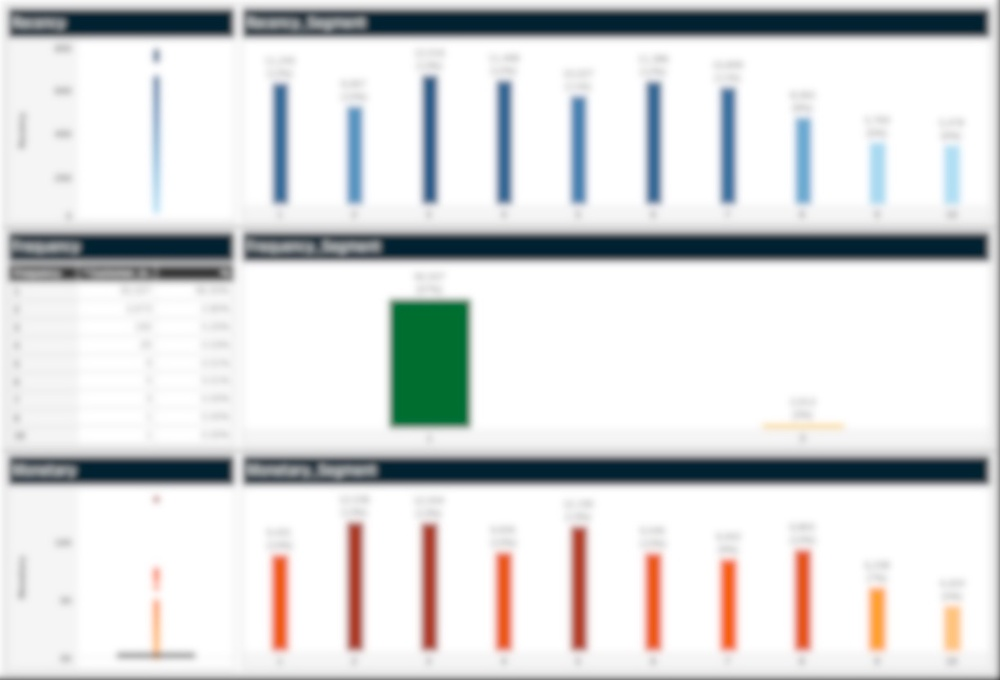
#> input picture images/RFM.jpg, 1000 x 680 px, shrunk from 1224 x 832 before the run
$ python trim_whitespace.py ../images/RFM.jpg out.png
#> lines starting #> are read from the running program, lines starting #| are printed output that depends on the picture; after the words box and inside, x2 and y2 are one past the last pixel; in counts of white or black regions, pixels touching at a corner belong together
#> in main, im is the input picture: PIL image 1000x680 RGB; mean R, G, B 215.7, 217.4, 218
#!/usr/bin/env python3
"""
Trim uniform light borders (e.g. slide export with extra white on right/bottom).

Requires: pip install Pillow (use a venv: python3 -m venv .venv && source .venv/bin/activate)

Example:
  python scripts/trim_whitespace.py in.png out.png
  python scripts/trim_whitespace.py in.png out.png --fuzz 25
"""
from __future__ import annotations

import argparse
import sys
from pathlib import Path

try:
    from PIL import Image, ImageChops
except ImportError:
    print("Install Pillow: python3 -m venv .venv && . .venv/bin/activate && pip install Pillow", file=sys.stderr)
    sys.exit(1)


def trim_uniform_border(im: Image.Image, fuzz: int = 18) -> tuple[Image.Image, tuple[int, int, int, int] | None]:
#> called with fuzz = 18
    im = im.convert("RGB")
    w, h = im.size
#> w = 1000; h = 680
    corners = [
        im.getpixel((0, 0)),
        im.getpixel((w - 1, 0)),
        im.getpixel((0, h - 1)),
        im.getpixel((w - 1, h - 1)),
    ]
#> corners = [(254, 254, 254), (160, 160, 160), (141, 141, 141), (86, 86, 86)]
    border_color = tuple(int(round(sum(c[i] for c in corners) / len(corners))) for i in range(3))
#> border_color = (160, 160, 160)
    bg = Image.new("RGB", im.size, border_color)
#> bg: PIL image 1000x680 RGB; every value is 160
    diff = ImageChops.difference(im, bg)
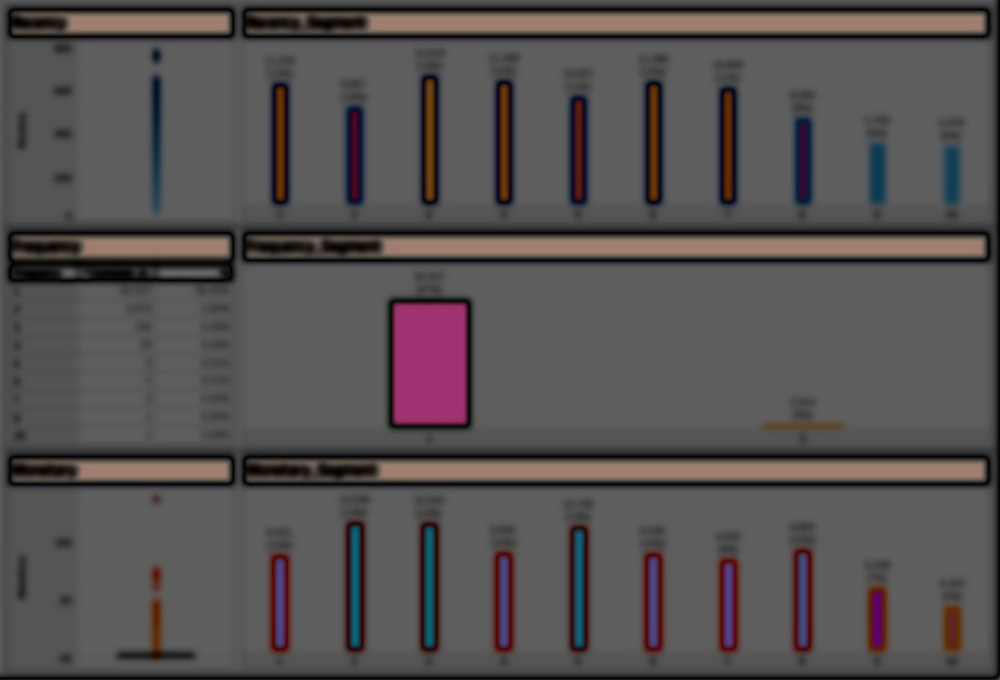
#> diff: PIL image 1000x680 RGB; mean R, G, B 86.1, 81.5, 81.8
    r, g, b = diff.split()
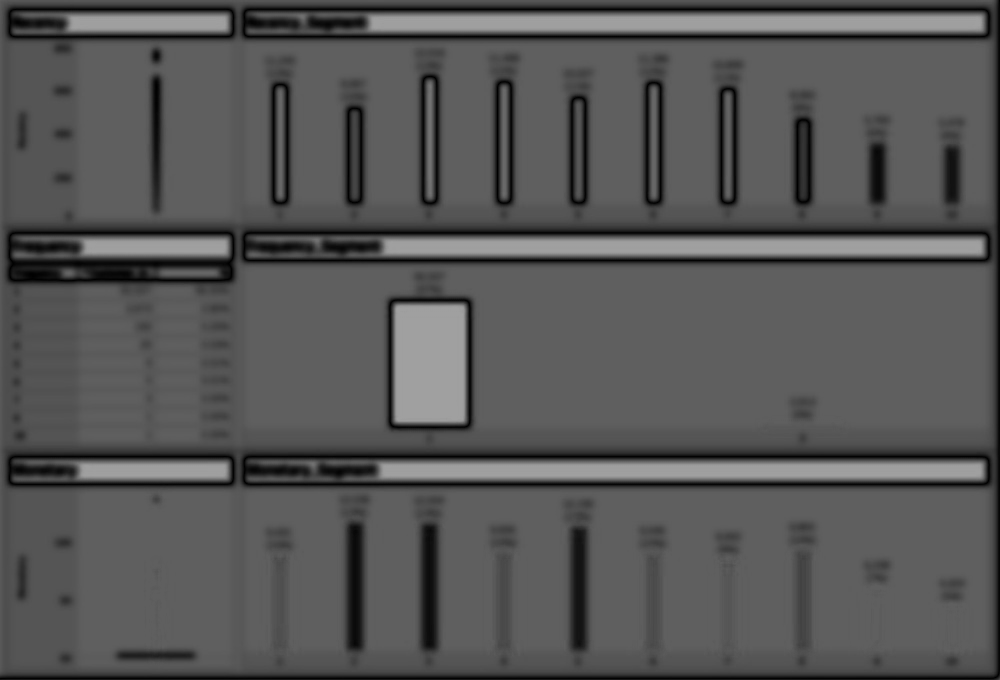
#> r: PIL image 1000x680 L; min 0, max 160, mean 86.1
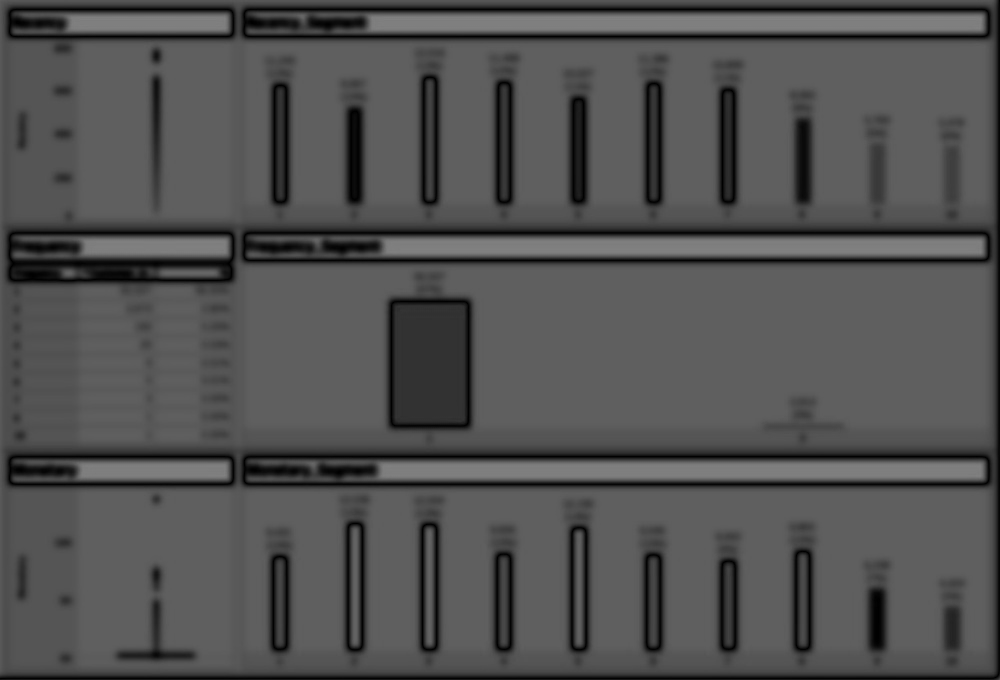
#> g: PIL image 1000x680 L; min 0, max 129, mean 81.5
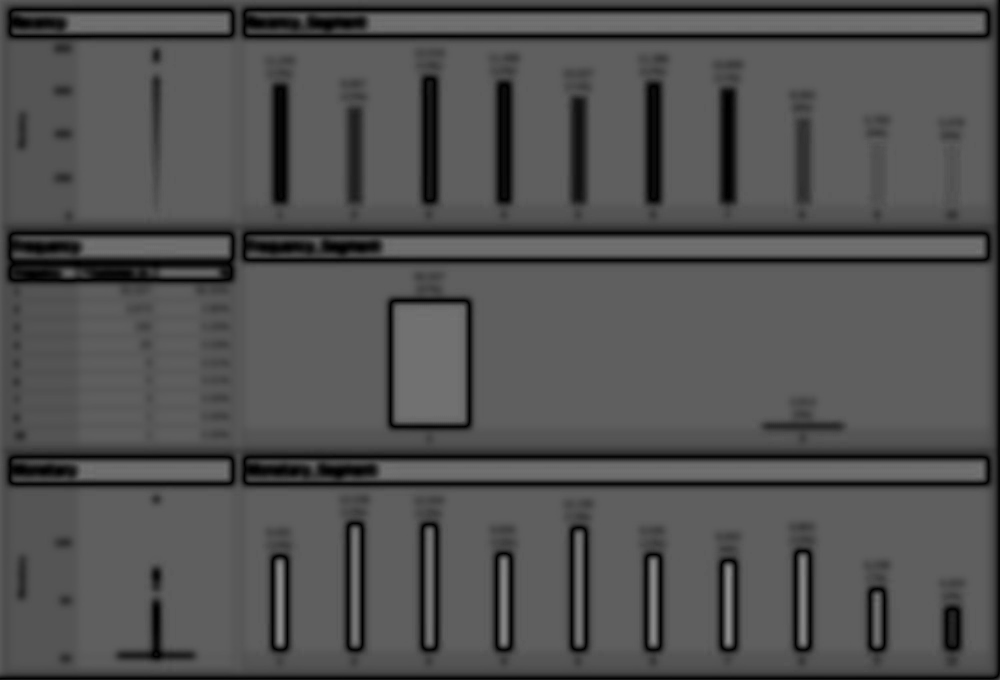
#> b: PIL image 1000x680 L; min 0, max 145, mean 81.8
    mask = ImageChops.lighter(ImageChops.lighter(r, g), b)
    mask = mask.point(lambda p: 255 if p > fuzz else 0)
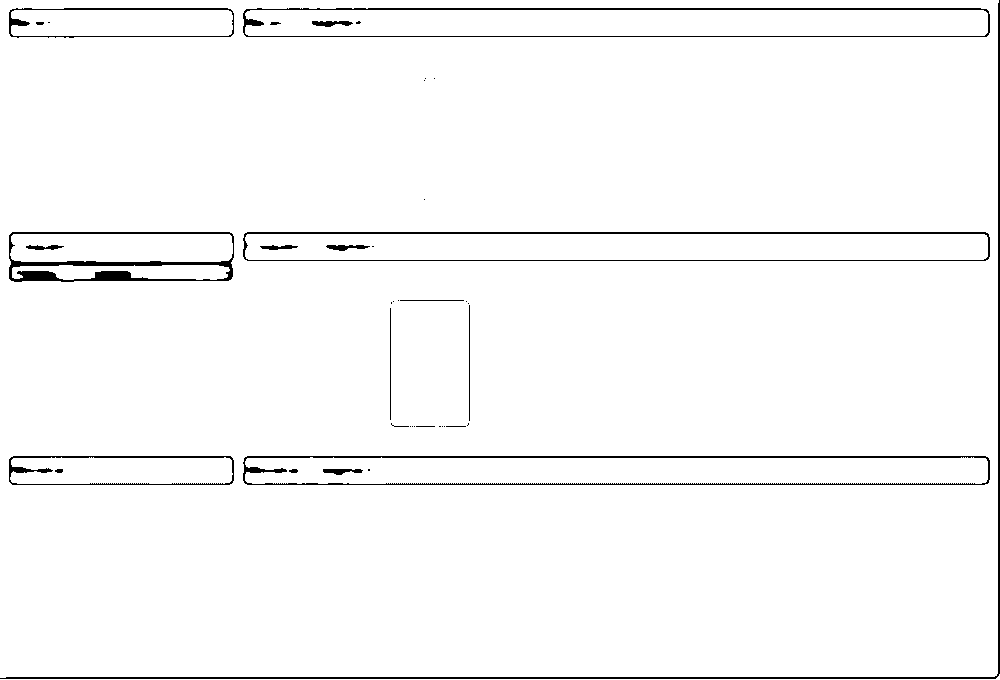
#> mask: PIL image 1000x680 L; 97.6% white; black in thin lines or dots
    bbox = mask.getbbox()
#> bbox = (0, 0, 1000, 680)
    if not bbox:
        return im, None
    return im.crop(bbox), bbox


def main() -> None:
    p = argparse.ArgumentParser(description="Crop away near-uniform white margins from an image.")
    p.add_argument("input", type=Path)
    p.add_argument("output", type=Path)
    p.add_argument("--fuzz", type=int, default=18, help="Max RGB diff from corner average to still count as background (default 18)")
    args = p.parse_args()
    if not args.input.is_file():
        print(f"Not found: {args.input}", file=sys.stderr)
        sys.exit(1)
    im = Image.open(args.input)
    trimmed, bbox = trim_uniform_border(im, fuzz=args.fuzz)
#> bbox = (0, 0, 1000, 680)
    args.output.parent.mkdir(parents=True, exist_ok=True)
    ext = args.output.suffix.lower()
    if ext in (".jpg", ".jpeg"):
        trimmed.convert("RGB").save(args.output, quality=92, optimize=True)
    else:
        trimmed.save(args.output, optimize=True)
    print(f"{args.input.name} {im.size} -> {trimmed.size} bbox={bbox}")
#| RFM.jpg (1000, 680) -> (1000, 680) bbox=(0, 0, 1000, 680)


if __name__ == "__main__":
    main()

$ run again, on images/auto-ga-detail-1.jpg
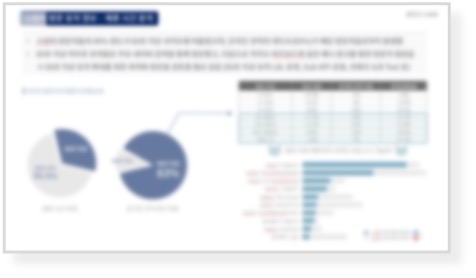
#> input picture images/auto-ga-detail-1.jpg, 476 x 278 px
#> in main, im is the input picture: PIL image 476x278 RGB; mean R, G, B 234.8, 236.5, 239.3
#> corners = [(254, 254, 254), (255, 255, 255), (255, 255, 255), (255, 255, 255)]
#> border_color = (255, 255, 255)
#> bg: PIL image 476x278 RGB; every value is 255
#> in trim_uniform_border, `mask = mask.point(lambda p: 255 if p > fuzz else 0)`:
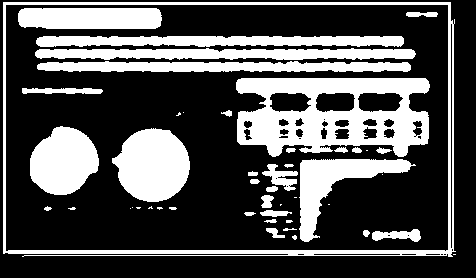
#> mask: PIL image 476x278 L; 31.6% white; 47 white regions (16 under 20 px), largest, box (x1, y1, x2, y2) and area: (236, 78, 430, 157) 9565, (3, 2, 456, 257) 5546, (112, 128, 190, 202) 4263
#> in trim_uniform_border, `bbox = mask.getbbox()`: bbox = (3, 2, 456, 257)
#> in main, `trimmed, bbox = trim_uniform_border(im, fuzz=args.fuzz)`:
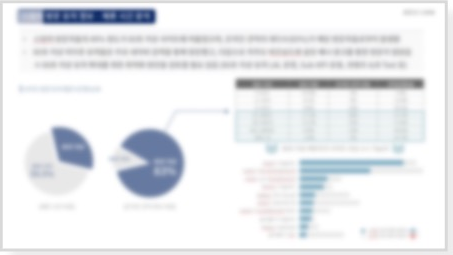
#> trimmed: PIL image 453x255 RGB; mean R, G, B 232.7, 234.7, 237.8
#| auto-ga-detail-1.jpg (476, 278) -> (453, 255) bbox=(3, 2, 456, 257)

$ run again, on images/auto-ga-detail-2.jpg
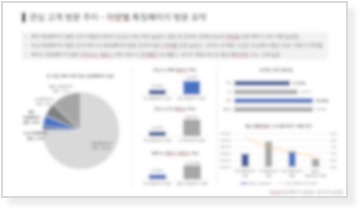
#> input picture images/auto-ga-detail-2.jpg, 364 x 214 px
#> in main, im is the input picture: PIL image 364x214 RGB; mean R, G, B 239.8, 240, 241.2
#> corners = [(255, 255, 255), (255, 255, 255), (255, 255, 255), (255, 255, 255)]
#> border_color = (255, 255, 255)
#> bg: PIL image 364x214 RGB; every value is 255
#> in trim_uniform_border, `mask = mask.point(lambda p: 255 if p > fuzz else 0)`:
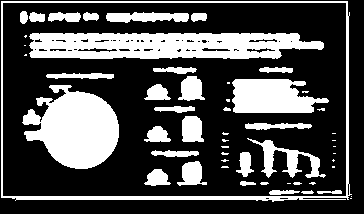
#> mask: PIL image 364x214 L; 30.7% white; 54 white regions (23 under 20 px), largest, box (x1, y1, x2, y2) and area: (29, 33, 324, 59) 6264, (22, 85, 119, 169) 5332, (1, 1, 352, 202) 2980
#> in trim_uniform_border, `bbox = mask.getbbox()`: bbox = (1, 1, 352, 202)
#> in main, `trimmed, bbox = trim_uniform_border(im, fuzz=args.fuzz)`:
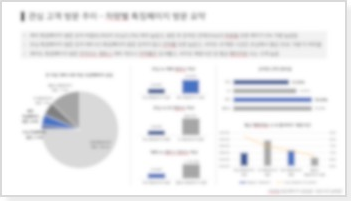
#> trimmed: PIL image 351x201 RGB; mean R, G, B 238.7, 238.9, 240.2
#| auto-ga-detail-2.jpg (364, 214) -> (351, 201) bbox=(1, 1, 352, 202)
